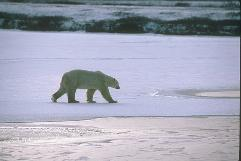
%> input picture code/TestData/data/100007.bmp, 241 x 161 px
$ octave --eval "result = removeframe('../TestData/data/100007.bmp');"   (GNU Octave 9; MATLAB toolbox functions it lacks are replaced by stand-ins)
%> lines starting %> are read from the running program, lines starting %| are printed output that depends on the picture; in (x1, y1, x2, y2) boxes, pixels count from 0 and x2, y2 are one past the last pixel; in counts of white or black regions, pixels touching at a corner belong together; the program's own positions count from 1
% Frame removal function used in the manifold ranking algorithm.
% C. Yang, L. Zhang, H. Lu, X. Ruan, and M.-H. Yang. Saliency
% detection via graph-based manifold ranking. In CVPR, 2013.

function [input_im,w]=removeframe(imname)
%> called with imname = '../TestData/data/100007.bmp'
disp('removeframe')
threshold=0.5;
input_im=imread(imname);
%> input_im is the input picture: size 161x241x3 uint8; mean R, G, B 164.2, 167.2, 183.5
input_im=im2double(input_im);
%> input_im: size 161x241x3 double
% gray=rgb2gray(input_im);
% edgemap = edge(gray,'canny');
edgemapR = edge(input_im(:,:,1), 'canny');
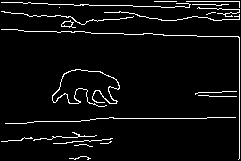
%> edgemapR: size 161x241 logical; 5.1% white in thin lines or dots
edgemapG = edge(input_im(:,:,2), 'canny');
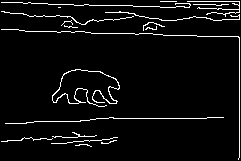
%> edgemapG: size 161x241 logical; 5% white in thin lines or dots
edgemapB = edge(input_im(:,:,3), 'canny');
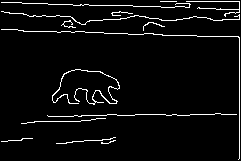
%> edgemapB: size 161x241 logical; 4.6% white in thin lines or dots
edgemap = edgemapR + edgemapG + edgemapB;
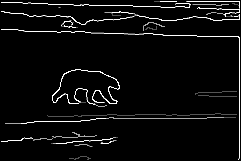
%> edgemap: size 161x241 double; min 0, max 3, mean 0.147; drawn with min black and max white
edgemap = (edgemap - min(edgemap(:))) / (max(edgemap(:)) - min(edgemap(:)));
[m,n]=size(edgemap);
%> m = 161; n = 241
flagt=0;
flagd=0;
flagr=0;
flagl=0;
t=1;
d=1;
l=1;
r=1;

for k=1:30 % we assume that the frame is not wider than 30 pixels.
    pbt=mean(edgemap(k,:));
    pbd=mean(edgemap(m-k+1,:));
    pbl=mean(edgemap(:,k));
    pbr=mean(edgemap(:,n-k+1));
    if pbt>threshold
        t=k;
        flagt=1;
    end
    if pbd>threshold
        d=k;
        flagd=1;
    end
    if pbl>threshold
        l=k;
        flagl=1;
    end
    if pbr>threshold
        r=k;
        flagr=1;
    end
end
%> this loop made 30 passes
%> (pbt, pbd, pbl, pbr) on passes 1 to 12: (0, 0, 0, 0), (0.302, 0.00968, 0.0248, 0.865), (0.102, 0.0207, 0.0248, 0.0538), (0.163, 0.00968, 0.0248, 0.0393), (0.243, 0.0138, 0.029, 0.0455), (0.249, 0.00415, 0.029, 0.0476), (0.163, 0.00415, 0.029, 0.0497), (0.101, 0.00415, 0.0311, 0.0435), (0.0913, 0.00415, 0.029, 0.0455), (0.0885, 0.00415, 0.0311, 0.0476), (0.00415, 0.00415, 0.029, 0.0435), (0.0277, 0.00415, 0.029, 0.0455)
%> after the loop, d = 1; flagd = 0; flagl = 0; flagr = 1; flagt = 0; l = 1; r = 2; t = 1

flagrm=flagt+flagd+flagl+flagr;
%> flagrm = 1
% we assume that there exists a frame when one more lines parallel to the image side are detected
if flagrm>1
    maxwidth=max([t,d,l,r]);
    %
    if t==1
        t=maxwidth;
    end
    if d==1
        d=maxwidth;
    end
    if l==1
        l=maxwidth;
    end
    if r==1
        r=maxwidth;
    end
% [4 lines of commented-out code are left out]
    input_im=input_im(t:m-d+1,l:n-r+1,:);
    w=[m,n,t,m-d+1,l,n-r+1];
else
    w=[m,n,1,m,1,n];
%> w = [161 241 1 161 1 241]
end
outname=[imname(1:end-4) '.bmp'];
imwrite(input_im,outname);
end

$ run again, on code/TestData/data/104055.bmp
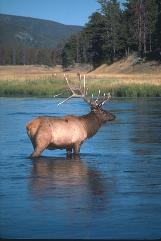
%> input picture code/TestData/data/104055.bmp, 161 x 241 px
%> in removeframe, input_im is the input picture: size 241x161x3 uint8; mean R, G, B 81.2, 99.9, 113.3
%> input_im: size 241x161x3 double
%> in removeframe, `edgemapR = edge(input_im(:,:,1), 'canny');`:
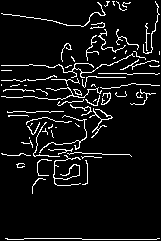
%> edgemapR: size 241x161 logical; 7.2% white in thin lines or dots
%> edgemapG: size 241x161 logical; 8.3% white in thin lines or dots
%> edgemapB: size 241x161 logical; 5.8% white in thin lines or dots
%> in removeframe, `edgemap = edgemapR + edgemapG + edgemapB;`:
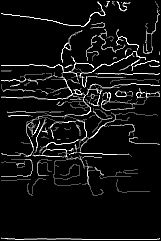
%> edgemap: size 241x161 double; min 0, max 3, mean 0.214; drawn with min black and max white
%> the loop in removeframe, `for k=1:30` made 30 passes
%> (pbt, pbd, pbl, pbr) on passes 1 to 8: (0, 0, 0, 0), (0.0393, 0.737, 0.0387, 0.0498), (0.06, 0.246, 0.036, 0.0567), (0.0683, 0.00207, 0.0346, 0.0678), (0.0373, 0, 0.0346, 0.0387), (0.0414, 0, 0.036, 0.0622), (0.0476, 0, 0.0346, 0.0373), (0.0228, 0, 0.0401, 0.0346)
%> after the loop in removeframe, `for k=1:30`: d = 2; flagd = 1; flagl = 0; l = 1

$ run again, on code/TestData/data/106005.bmp
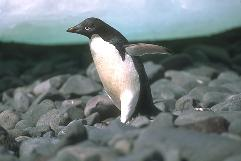
%> input picture code/TestData/data/106005.bmp, 241 x 161 px
%> in removeframe, input_im is the input picture: size 161x241x3 uint8; mean R, G, B 112.9, 123.8, 125.2
%> input_im: size 161x241x3 double
%> in removeframe, `edgemapR = edge(input_im(:,:,1), 'canny');`:
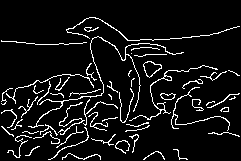
%> edgemapR: size 161x241 logical; 7.9% white in thin lines or dots, all inside (x1, y1, x2, y2) = (1, 17, 240, 160)
%> in removeframe, `edgemap = edgemapR + edgemapG + edgemapB;`:
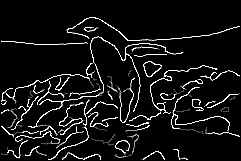
%> edgemap: size 161x241 double; min 0, max 3, mean 0.234; drawn with min black and max white
%> the loop in removeframe, `for k=1:30` made 30 passes
%> (pbt, pbd, pbl, pbr) on passes 1 to 8: (0, 0, 0, 0), (0, 0.0595, 0.0476, 0.0228), (0, 0.0996, 0.0828, 0.029), (0, 0.102, 0.0538, 0.0331), (0, 0.107, 0.058, 0.0311), (0, 0.111, 0.0559, 0.0311), (0, 0.107, 0.0538, 0.0311), (0, 0.0747, 0.0621, 0.0269)
%> after the loop in removeframe, `for k=1:30`: d = 1; flagd = 0; l = 1
%> flagrm = 0
